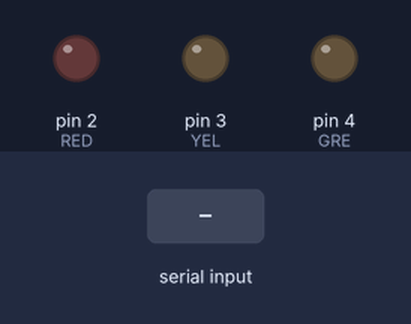
A sketch run on a simulated Arduino Uno, built with avr-gcc and run on an emulated ATmega328P. On the bench: output pins drawn as LEDs (lit = HIGH). The inputs (shaded band) are chosen by the test bench.

Above: at 1.2 s.
1.3 s: "g" received over Serial
At 1.9 s:
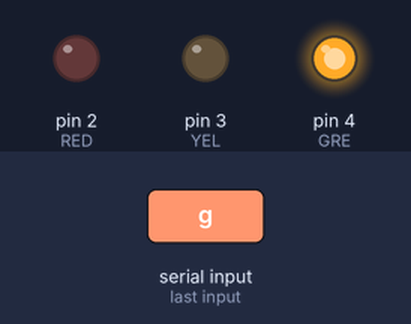
2.8 s: "r90\n" received over Serial
At 4.0 s:
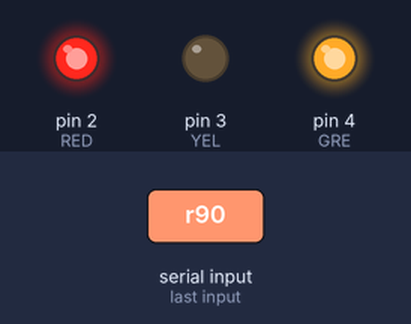
4.3 s: "b" received over Serial
At 5.4 s:
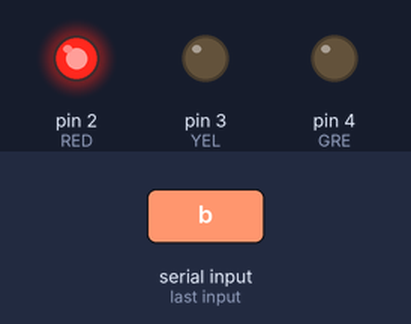
5.8 s: "y90\n" received over Serial
At 6.5 s:
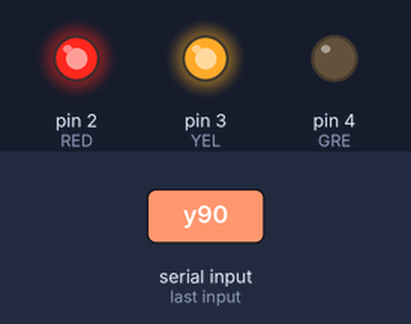
7.3 s: "f90\n" received over Serial
At 7.7 s:
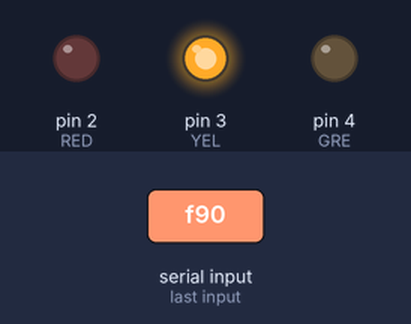
8.8 s: "r,45\n" received over Serial
At 10.0 s:
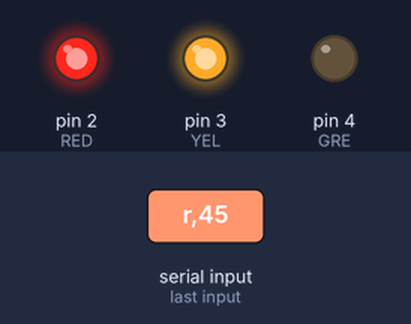
Timing chart, 0 to 11.3 s (numbered marks = the images above; inputs shaded):
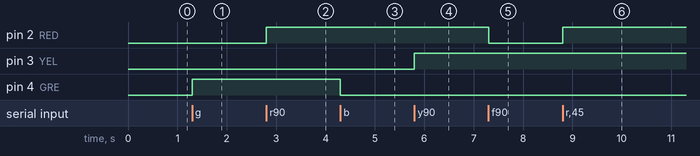

The sketch:

gmailChat.ino
```cpp
#define RED 2
#define YEL 3
#define GRE 4

#define RED_HI() digitalWrite(RED, HIGH);
#define RED_LO() digitalWrite(RED, LOW);
#define YEL_HI() digitalWrite(YEL, HIGH);
#define YEL_LO() digitalWrite(YEL, LOW);
#define GRE_HI() digitalWrite(GRE, HIGH);
#define GRE_LO() digitalWrite(GRE, LOW);

boolean red = false;
boolean yellow = false;
boolean green = false;


void setup() {
  pinMode(RED, OUTPUT);
  pinMode(YEL, OUTPUT);
  pinMode(GRE, OUTPUT);
  Serial.begin(9600);
}

void loop() {

  if (Serial.available() > 0) {
    int input = Serial.read();
    int delayTime = 0;

    switch(input) {
      // allow user input delay
      case 'd':
        delayTime = Serial.parseInt();
        delay(delayTime);
        break;
      // red led
      case 'r':
        red = true;
        break;
      case 'f':
        red = false;
        break;
      //yellow led
      case 'y':
        yellow = true;
        break;
      case 'h':
        yellow = false;
        break;
      //green led
      case 'g':
        green = true;
        break;
      case 'b':
        green = false;
        break;
      default:
        break;
    }
  }

  if (red) {
    RED_HI();
  }
  else {
    RED_LO();
  }

  if (yellow) {
    YEL_HI();
  }
  else {
    YEL_LO();
  }

  if (green) {
    GRE_HI();
  }
  else {
    GRE_LO();
  }
}
```

Measured:
- after the input at 1.3 s, pin 4 (GRE): LOW → HIGH at once
- after the input at 2.8 s, pin 2 (RED): LOW → HIGH at once
- after the input at 4.3 s, pin 4 (GRE): HIGH → LOW at once
- after the input at 5.8 s, pin 3 (YEL): LOW → HIGH at once
- after the input at 7.3 s, pin 2 (RED): HIGH → LOW at once
- after the input at 8.8 s, pin 2 (RED): LOW → HIGH at once
